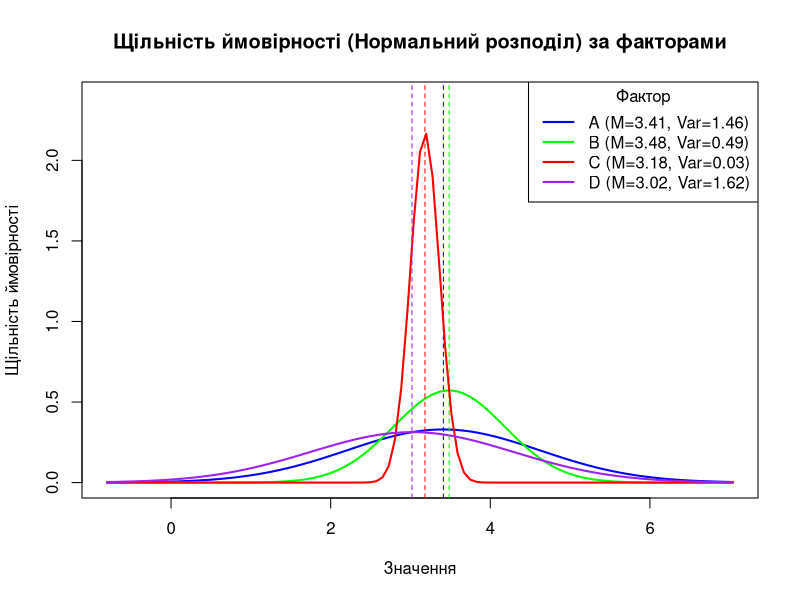
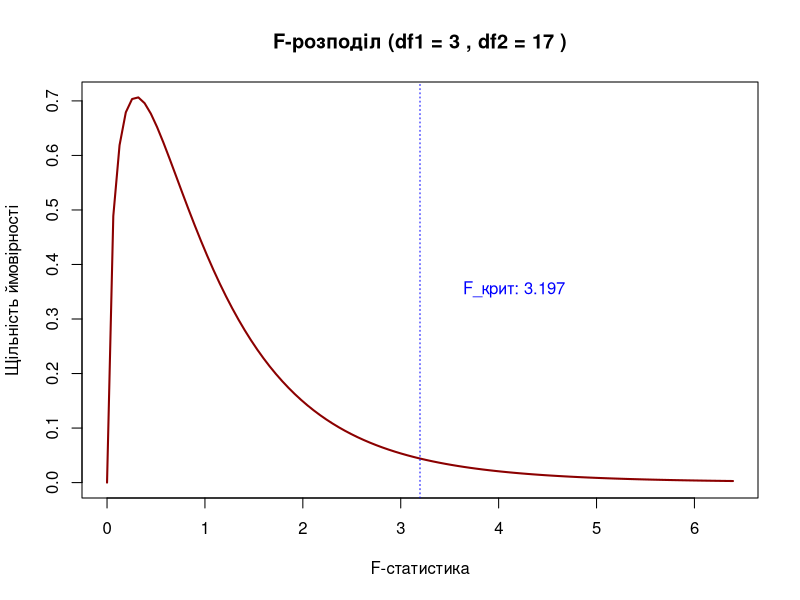

The R source for these figures, in order:
setwd("D:/Study/R/lab10")

alpha <- 0.05
data <- read.csv("selection.csv", header = TRUE, sep = ",")

selection_matrix <- t(as.matrix(data))
c_length <- nrow(selection_matrix)
r_length <- ncol(selection_matrix)
lengths <- rowSums(!is.na(selection_matrix))
global_length <- sum(lengths)
print(selection_matrix)
cat("Довжини факторів:", lengths, "\n")

row_dot_means <- rowMeans(selection_matrix, na.rm = TRUE)
global_mean <- mean(selection_matrix, na.rm = TRUE)
row_variances <- apply(selection_matrix, MARGIN = 1, FUN = var, na.rm = TRUE)

df_b <- c_length - 1             
df_w <- global_length - c_length

s_sq_1_W <- sum(row_variances * (lengths - 1))
s_sq_2_B <- sum((row_dot_means - global_mean)^2 * lengths)
sd_sq <- sum((selection_matrix - global_mean) ^ 2, na.rm = TRUE) # перевірка

cat("Сума квадратів відхилень всередині груп:", round(s_sq_1_W,4), "\n")
cat("Сума квадратів відхилень між групами:", round(s_sq_2_B,4), "\n")
cat("Загальна квадратна дисперсія:", round(sd_sq,4), "\n")

# F = (SSB / DFB) / (SSW / DFW) => (SSB * DFW) / (SSW * DFB)
F_H <- s_sq_2_B * df_w / s_sq_1_W * df_b
cat("Значення Фішера:", round(F_H,4), "\n")

x_a <- qf(1 - alpha, df_b, df_w)
cat("Критичне значення:", round(x_a,4), "\n")

independence_lower = F_H < x_a
cat("--- Гіпотеза H0: F_H < x_a (незаліжність від фактору):", F_H, "|", x_a, "\n")
cat("--- Гіпотеза", ifelse(independence_lower, "доведена | F_H < x_a", "відкинута | F_H >(!!!) x_a"), "\n")

det_coef <- s_sq_2_B / sd_sq
cat("Коефіцієнт детермінації:", round(det_coef,4), "\n")

cat("Математичне сподівання для кожного фактору:", round(row_dot_means,4), "\n")
cat("Дисперсія для кожного фактору:", round(row_variances,4), "\n")


# Графіки
factors <- rownames(selection_matrix)
names(row_dot_means) <- factors
names(row_variances) <- factors
sds <- sqrt(row_variances)

x_min <- min(row_dot_means - 3 * sds)
x_max <- max(row_dot_means + 3 * sds)
x_range <- seq(x_min, x_max, length.out = 500)
y_max <- dnorm(row_dot_means["C"], mean = row_dot_means["C"], sd = sds["C"]) * 1.1

png("Graphic/lab10_1_Distribution_Graph.png", width = 800, height = 600)
plot(x = range(x_range), 
     y = c(0, y_max), 
     type = "n", 
     main = "Щільність ймовірності (Нормальний розподіл) за факторами",
     xlab = "Значення",
     ylab = "Щільність ймовірності")
     
colors <- c("blue", "green", "red", "purple")

for (i in 1:length(factors)) {
  factor_name <- factors[i]
  mean_val <- row_dot_means[factor_name]
  sd_val <- sds[factor_name]
  curve(dnorm(x, mean = mean_val, sd = sd_val), 
        from = x_min, to = x_max,
        col = colors[i], lwd = 2, add = TRUE)
  abline(v = mean_val, col = colors[i], lty = 2)
}

legend("topright", 
       legend = paste0(factors, 
                       " (M=", round(row_dot_means, 2), 
                       ", Var=", round(row_variances, 2), ")"),
       col = colors,
       lty = 1,
       lwd = 2,
       title = "Фактор")
dev.off()

F_crit <- qf(1 - alpha, df_b, df_w)
png("Graphic/lab10_1_F_distribution.png", width = 800, height = 600)
curve(df(x, df1 = df_b, df2 = df_w), 
      from = 0, to = F_crit * 2, 
      col = "darkred", lwd = 2,
      main = paste("F-розподіл (df1 =", df_b, ", df2 =", df_w, ")"),
      xlab = "F-статистика",
      ylab = "Щільність ймовірності")

abline(v = F_crit, col = "blue", lty = 3)
text(x = F_crit * 1.3, y = max(df(seq(0, F_crit * 1.5, length.out=100), df1=df_b, df2=df_w))/2, 
     labels = paste("F_крит:", round(F_crit, 3)), col = "blue")
dev.off()


cat(" ========== Додатково ==========\n")
selection_matrix_no_na <- selection_matrix[!is.na(selection_matrix)]
data_long <- data.frame(
  Value = c(selection_matrix_no_na),
  Factor = rep(rownames(selection_matrix), times = lengths)
)

bartlett_result <- bartlett.test(Value ~ Factor, data = data_long)
p_value <- bartlett_result$p.value
cat("P-значення тесту Бартлетта:", round(p_value, 4), "\n")

cat("--- Гіпотеза H0: p < alpha (рівність групових дисперсій):", p_value, "|", alpha, "\n")
if (p_value < alpha) {
  cat("--- Гіпотеза відхилена | Дисперсії груп статистично нерівні.\n")
} else {
  cat("--- Гіпотеза доведена | Дисперсії груп статистично рівні\n")
}
